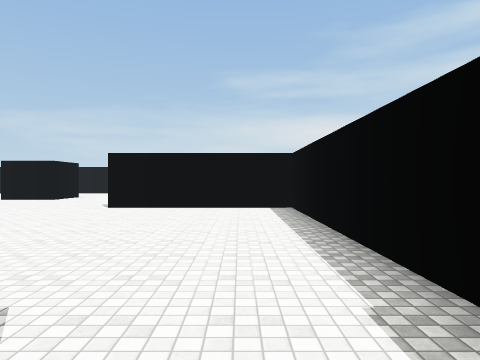
view 1 (above)

14 first-person views from a walk through a 3-D level made in the Unity game engine. The camera is 1.5 m above the floor, looks level and sees 70° across. Doors are open. The floor is counted in squares, 2 m on a side. Each view is taken from the middle of a square. On the plan, view 1 faces up. The plan holds only what a view shows up to about 11 squares ahead; the rest is blank. The place goes on beyond the plan. The player character is not drawn. Surface patterns are stand-ins for the level's own textures.

view 2
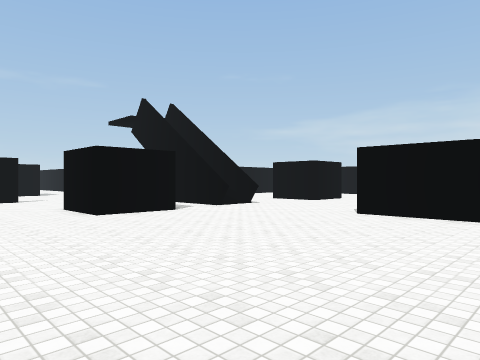

view 3
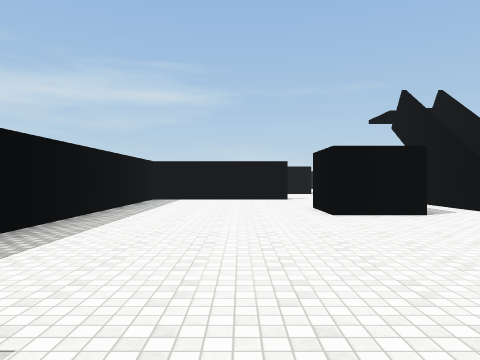

view 4
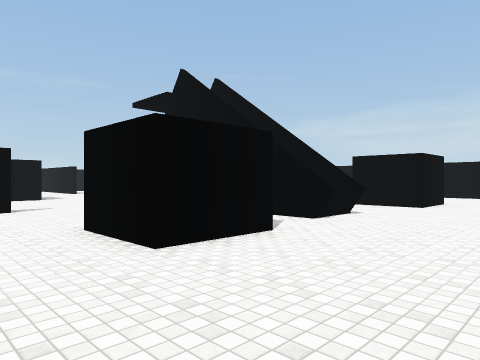

view 5
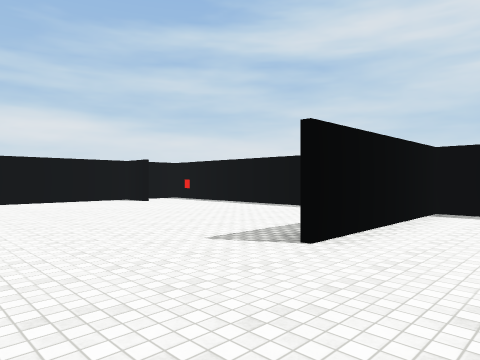

view 6
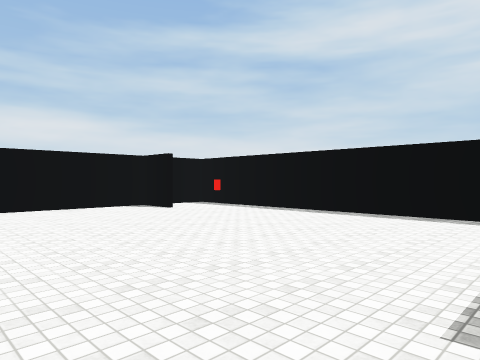

view 7
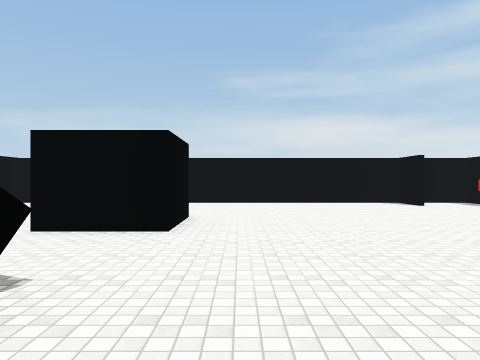

view 8
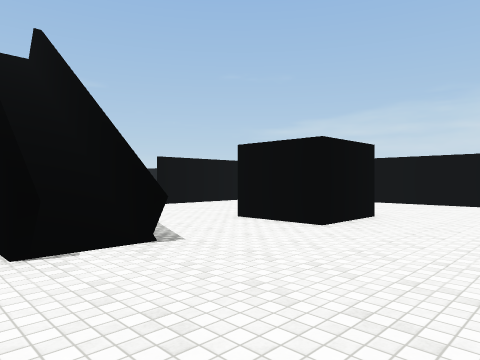

view 9
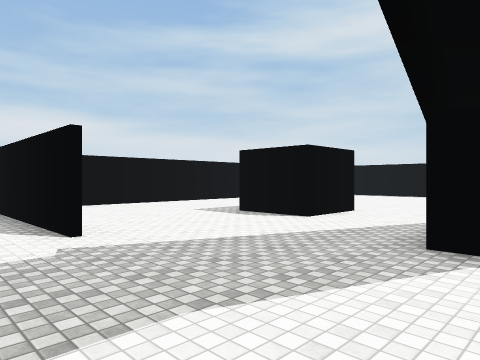

view 10
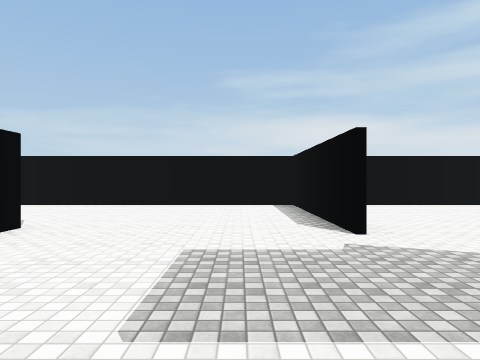

view 11
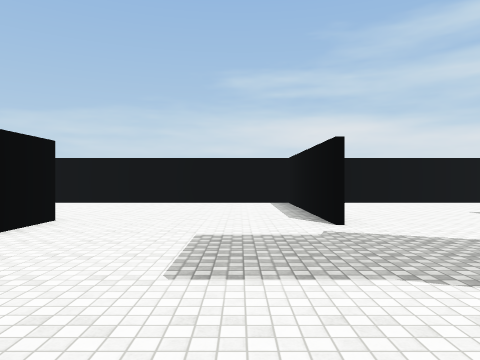

view 12
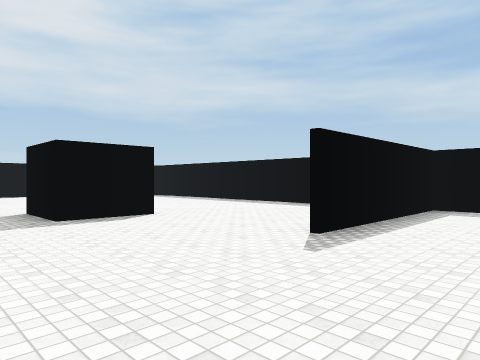

view 13
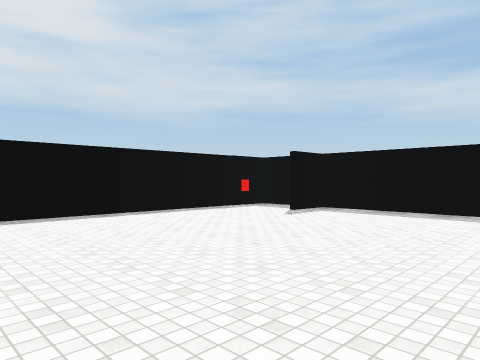

view 14
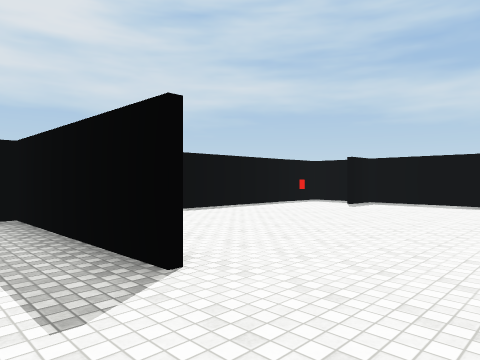

### Floor plan
Points are (right, up) in squares from view 1. A wall is a line through its corners. A room is listed if a view was taken in it or the views show most of it. See-through windows are left out.
Room 1 (view 1)
walls: (0.2, -0.4) (1.1, -0.4)
ways out: open door at (0.5, 1) to room 2
objects: other object (1, 0)
Room 2 (views 2, 3, 4, 5, 6, 7, 8, 9, 10, 11, 12, 13, 14)
walls: (-13.4, 13.8) (-13.4, 19.3) (-21.6, 19.3); (-13.2, 14.4) (-13.2, 13.8); (-9.3, 7) (-7.3, 7) (-7.3, 5) (-9.3, 5) (-9.3, 7); (-18.4, 14.4) (-18.4, 12.9); (-7, 15) (-7, 13) (-9, 13) (-9, 15); (-13.2, 19) (-13.2, 18.2); (-14.4, -0.4) (-13.4, -0.4) (-13.4, 4.1); (-11, -0.4) (-0.8, -0.4) (-0.8, 1); (-0.7, 9.4) (1.4, 9.4); (1.4, 9.3) (-3.7, 9.3); (-0.8, 18) (-0.8, 19.3) (-11.2, 19.3); (1.4, 11.2) (1.4, 19); (1.4, -0.2) (1.4, 9.8)
ways out: open door at (0.5, 1) to room 1; open door at (0.5, 18)
objects: other object (-11, 9) to (-8, 10)

Where each view was taken, in squares from view 1:
view 1: 0 up, 0 right, facing up
view 2: 2 up, 0 right, facing up-left
view 3: 3 up, 0 right, facing left
view 4: 3 up, 4 left, facing up-left
view 5: 7 up, 7 left, facing up-right
view 6: 10 up, 6 left, facing up-right
view 7: 8 up, 6 left, facing up
view 8: 8 up, 4 left, facing up-left
view 9: 9 up, 15 left, facing up-right
view 10: 9 up, 15 left, facing up
view 11: 8 up, 15 left, facing up
view 12: 9 up, 16 left, facing down-right
view 13: 8 up, 6 left, facing down-right
view 14: 11 up, 6 left, facing down-right
